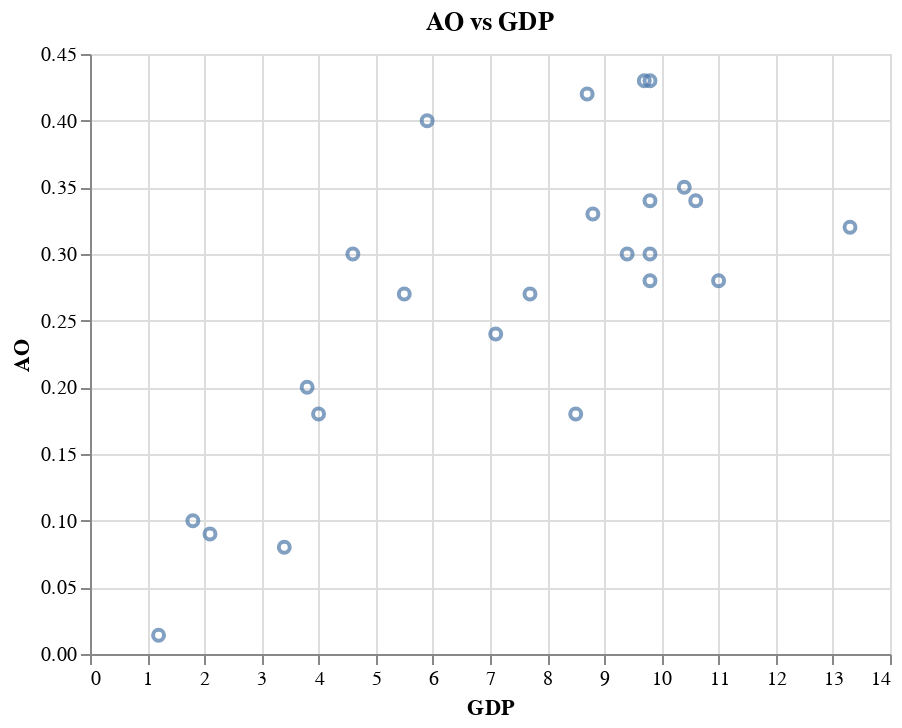

The notebook cell saved with this chart:
### Markdown cell above
#### a)

### Code cell
alt.Chart(cars, title='AO vs GDP')\
    .mark_point()\
    .encode(x='GDP', y=alt.Y('AO', scale=alt.Scale(zero=False)))

### Figure 1 — Vega-Lite specification as saved in the notebook (floating-point values rounded to 4 significant figures)
{"$schema": "https://vega.github.io/schema/vega-lite/v3.2.1.json", "config": {"mark": {"tooltip": null}, "view": {"height": 300, "width": 400}}, "data": {"name": "data-4f178b92166a94dc5d89dbe6ec99da46"}, "datasets": {"data-4f178b92166a94dc5d89dbe6ec99da46": [{"AO": 0.27, "CON": 1.11, "Country": "Austria", "DEN": 89, "GDP": 7.7, "POP": 7.5, "PR": 49, "TR": 2.6}, {"AO": 0.3, "CON": 1.04, "Country": "Belgium", "DEN": 323, "GDP": 9.8, "POP": 9.8, "PR": 59, "TR": 1.6}, {"AO": 0.42, "CON": 2.82, "Country": "Canada", "DEN": 2, "GDP": 8.7, "POP": 23.5, "PR": 17, "TR": 0.1}, {"AO": 0.28, "CON": 1.21, "Country": "Denmark", "DEN": 119, "GDP": 11, "POP": 5.1, "PR": 56, "TR": 1.9}, {"AO": 0.24, "CON": 1.22, "Country": "Finland", "DEN": 16, "GDP": 7.1, "POP": 4.8, "PR": 49, "TR": 2.2}, {"AO": 0.33, "CON": 1.03, "Country": "France", "DEN": 97, "GDP": 8.8, "POP": 53.3, "PR": 61, "TR": 1.5}, {"AO": 0.35, "CON": 1.11, "Country": "Germany", "DEN": 247, "GDP": 10.4, "POP": 61.3, "PR": 49, "TR": 1.7}, {"AO": 0.08, "CON": 1.72, "Country": "Greece", "DEN": 71, "GDP": 3.4, "POP": 9.4, "PR": 56, "TR": 0.7}, {"AO": 0.34, "CON": 1.23, "Country": "Iceland", "DEN": 2, "GDP": 9.8, "POP": 0.2, "PR": 57, "TR": 2}, {"AO": 0.2, "CON": 1.51, "Country": "Ireland", "DEN": 46, "GDP": 3.8, "POP": 3.2, "PR": 40, "TR": 0.3}, {"AO": 0.3, "CON": 0.61, "Country": "Italy", "DEN": 188, "GDP": 4.6, "POP": 56.7, "PR": 61, "TR": 1.8}, {"AO": 0.18, "CON": 1.23, "Country": "Japan", "DEN": 309, "GDP": 8.5, "POP": 114.9, "PR": 49, "TR": 3.5}, {"AO": 0.43, "CON": 1.61, "Country": "Luxembourg", "DEN": 138, "GDP": 9.8, "POP": 0.4, "PR": 44, "TR": 0.8}, {"AO": 0.3, "CON": 1.08, "Country": "Netherlands", "DEN": 412, "GDP": 9.4, "POP": 13.9, "PR": 56, "TR": 1.5}, {"AO": 0.4, "CON": 1.32, "Country": "New.Zealand", "DEN": 12, "GDP": 5.9, "POP": 3.1, "PR": 34, "TR": 0.2}, {"AO": 0.28, "CON": 1.06, "Country": "Norway", "DEN": 13, "GDP": 9.8, "POP": 4.1, "PR": 61, "TR": 1.7}, {"AO": 0.1, "CON": 0.73, "Country": "Portugal", "DEN": 107, "GDP": 1.8, "POP": 9.8, "PR": 68, "TR": 0.9}, {"AO": 0.18, "CON": 0.82, "Country": "Spain", "DEN": 73, "GDP": 4, "POP": 36.8, "PR": 44, "TR": 1.3}, {"AO": 0.34, "CON": 1.31, "Country": "Sweden", "DEN": 18, "GDP": 10.6, "POP": 8.3, "PR": 42, "TR": 1.7}, {"AO": 0.32, "CON": 1.33, "Country": "Switzerland", "DEN": 153, "GDP": 13.3, "POP": 6.3, "PR": 56, "TR": 2}, {"AO": 0.014, "CON": 3.32, "Country": "Turkey", "DEN": 55, "GDP": 1.2, "POP": 42.7, "PR": 36, "TR": 0.1}, {"AO": 0.27, "CON": 1.21, "Country": "U.K.", "DEN": 229, "GDP": 5.5, "POP": 55.8, "PR": 35, "TR": 1.6}, {"AO": 0.43, "CON": 2.71, "Country": "U.S.A.", "DEN": 23, "GDP": 9.7, "POP": 218.2, "PR": 17, "TR": 0.3}, {"AO": 0.09, "CON": 1.13, "Country": "Yugoslavia", "DEN": 86, "GDP": 2.1, "POP": 22, "PR": 40, "TR": 2.1}]}, "encoding": {"x": {"field": "GDP", "type": "quantitative"}, "y": {"field": "AO", "scale": {"zero": false}, "type": "quantitative"}}, "mark": "point", "title": "AO vs GDP"}
